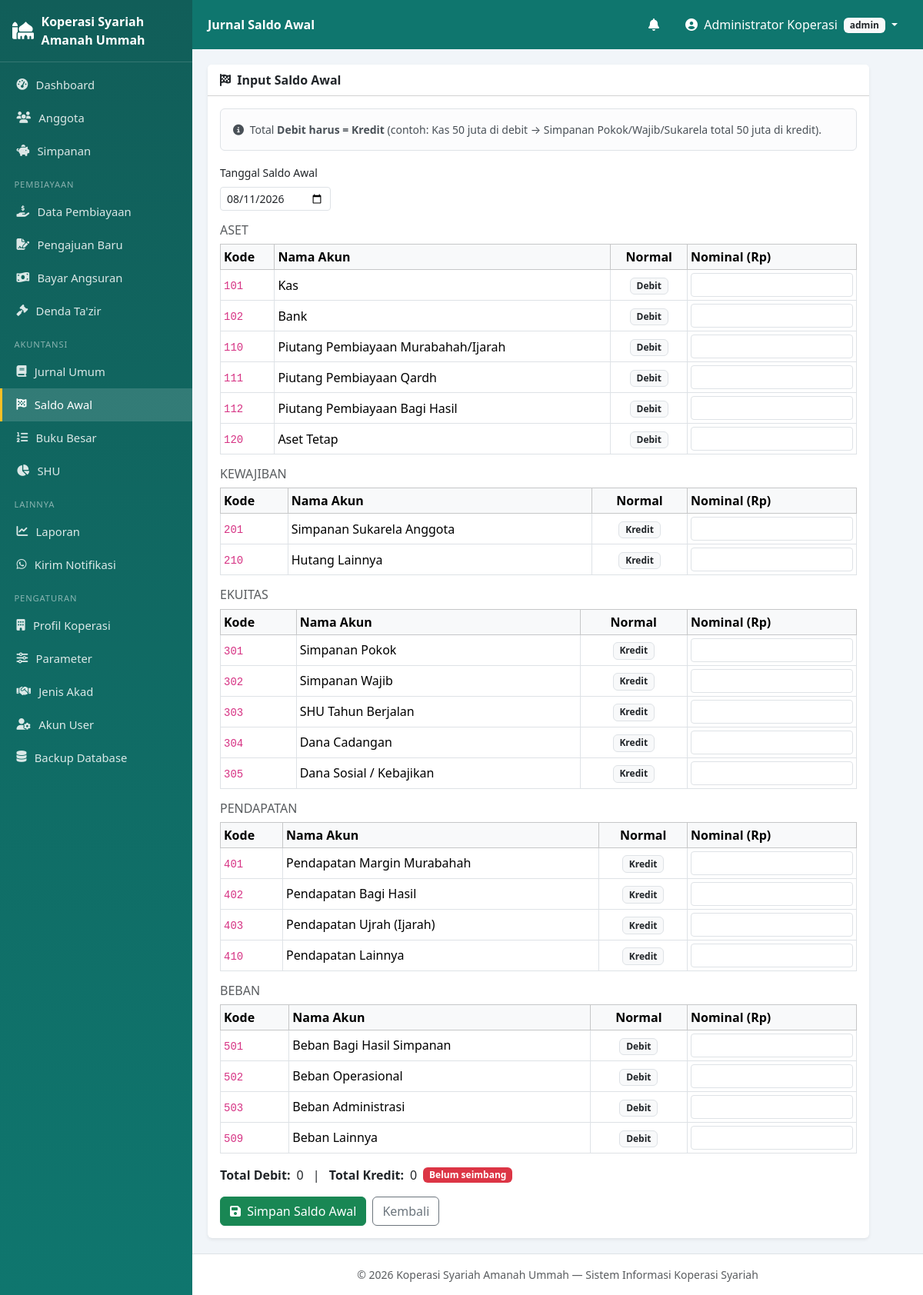
/index.php?mod=jurnal&act=saldo_awal (signed in), run on the app's committed database.
### tables this page shows
CREATE TABLE profil_koperasi (
    id            INT PRIMARY KEY DEFAULT 1,
    nama_koperasi VARCHAR(150) NOT NULL,
    alamat        TEXT,
    no_telp       VARCHAR(30),
    email         VARCHAR(100),
    nama_ketua    VARCHAR(100),
    slogan        VARCHAR(150)
);

CREATE TABLE akun (
    id_akun      INT AUTO_INCREMENT PRIMARY KEY,
    kode_akun    VARCHAR(10) NOT NULL UNIQUE,
    nama_akun    VARCHAR(100) NOT NULL,
    tipe         ENUM('aset','kewajiban','ekuitas','pendapatan','beban') NOT NULL,
    saldo_normal ENUM('debit','kredit') NOT NULL
);

### config/database.php (called while the page is built, shortened)
<?php
class Database
{
    private static $instance = null;
    private function __construct()
    {
        try {
            $this->pdo = new PDO(
                'mysql:host=' . DB_HOST . ';dbname=' . DB_NAME . ';charset=utf8mb4',
                DB_USER, DB_PASS,
                [
                    PDO::ATTR_ERRMODE            => PDO::ERRMODE_EXCEPTION,
                    PDO::ATTR_DEFAULT_FETCH_MODE => PDO::FETCH_ASSOC,
                    PDO::ATTR_EMULATE_PREPARES   => false,
                ]
            );
        } catch (PDOException $e) {
            die('Koneksi database gagal: ' . $e->getMessage());
        }
    }
    public static function getInstance(): PDO
    {
        if (self::$instance === null) self::$instance = new self();
        return self::$instance->pdo;
    }
}

### models/PengaturanModel.php (called while the page is built, shortened)
<?php
require_once __DIR__ . '/../config/database.php';
class PengaturanModel
{
    private $db;
    public function __construct()
    {
        $this->db = Database::getInstance();
    }
    public function get(string $kunci, $default = null)
    {
        $st = $this->db->prepare('SELECT nilai FROM pengaturan WHERE kunci=?');
        $st->execute([$kunci]);
        $r = $st->fetch();
        return $r ? $r['nilai'] : $default;
    }
    public function profil()
    {
        return $this->db->query('SELECT * FROM profil_koperasi WHERE id=1')->fetch()
            ?: ['id' => 1, 'nama_koperasi' => 'Koperasi Syariah'];
    }
}

### models/JurnalModel.php (called while the page is built, shortened)
<?php
require_once __DIR__ . '/../config/database.php';
class JurnalModel
{
    private $db;
    public function __construct()
    {
        $this->db = Database::getInstance();
    }
    public function akunSemua(): array
    {
        return $this->db->query('SELECT * FROM akun ORDER BY kode_akun')->fetchAll();
    }
    public function saldoAwalAda(): array
    {
        $j = $this->db->query(
            "SELECT id_jurnal, tanggal FROM jurnal WHERE sumber='saldo_awal' ORDER BY id_jurnal DESC LIMIT 1"
        )->fetch();
        if (!$j) return [];
        $st = $this->db->prepare(
            'SELECT a.kode_akun, a.nama_akun, jd.posisi, jd.jumlah
             FROM jurnal_detail jd JOIN akun a ON jd.id_akun = a.id_akun
             WHERE jd.id_jurnal = ? ORDER BY a.kode_akun'
        );
        $st->execute([$j['id_jurnal']]);
        return ['tanggal' => $j['tanggal'], 'baris' => $st->fetchAll()];
    }
}

### views/jurnal/saldo_awal.php (the view, shortened to what this page needs)
<?php
require_once __DIR__ . '/../../models/JurnalModel.php';
$jm    = new JurnalModel();
$akun  = $jm->akunSemua();
$ada   = $jm->saldoAwalAda();
$nilaiLama = [];
$pageTitle = 'Jurnal Saldo Awal';
$active    = 'jurnal-saldo-awal';
include __DIR__ . '/../layout/header.php';
$grup = ['ASET'=>'aset','KEWAJIBAN'=>'kewajiban','EKUITAS'=>'ekuitas','PENDAPATAN'=>'pendapatan','BEBAN'=>'beban'];
?>
<div class="card border-0 shadow-sm" style="max-width: 860px">
  <div class="card-header bg-white"><b><i class="fas fa-flag-checkered me-1"></i> Input Saldo Awal</b></div>
  <div class="card-body">
    <div class="alert alert-light border small">
      <i class="fas fa-info-circle me-1"></i>
      Total <b>Debit harus = Kredit</b> (contoh: Kas 50 juta di debit → Simpanan Pokok/Wajib/Sukarela total 50 juta di kredit).
    </div>
    <form method="post" action="controllers/proses_jurnal.php">
      <div class="row g-2 mb-3">
        <div class="col-auto">
          <label class="form-label small">Tanggal Saldo Awal</label>
          <input type="date" name="tanggal" class="form-control form-control-sm"
                 value="<?= e($ada['tanggal'] ?? date('Y-m-d')) ?>">
        </div>
      </div>
      <?php foreach ($grup as $label => $tipe): ?>
      <h6 class="mt-3 text-muted"><?= $label ?></h6>
      <table class="table table-sm table-bordered align-middle">
        <thead class="table-light">
          <tr><th>Kode</th><th>Nama Akun</th><th class="text-center">Normal</th><th style="width:220px">Nominal (Rp)</th></tr>
        </thead>
        <tbody>
        <?php foreach ($akun as $a) if ($a['tipe']===$tipe): ?>
          <tr>
            <td><code><?= e($a['kode_akun']) ?></code></td>
            <td><?= e($a['nama_akun']) ?></td>
            <td class="text-center"><span class="badge bg-light text-dark border"><?= e(ucfirst($a['saldo_normal'])) ?></span></td>
            <td><input type="text" name="nilai[<?= e($a['kode_akun']) ?>]" class="form-control form-control-sm input-uang saldo-input"
                       data-normal="<?= e($a['saldo_normal']) ?>" inputmode="numeric"
                       value="<?= isset($nilaiLama[$a['kode_akun']]) ? number_format($nilaiLama[$a['kode_akun']],0,',','.') : '' ?>"></td>
          </tr>
        <?php endif; ?>
        </tbody>
      </table>
      <?php endforeach; ?>
      <div class="d-flex align-items-center gap-2 mb-3">
        <b>Total Debit:</b> <span id="totDr">0</span> &nbsp;|&nbsp;
        <b>Total Kredit:</b> <span id="totCr">0</span>
        <span id="stBalance" class="badge bg-danger">Belum seimbang</span>
      </div>
      <div class="d-flex gap-2">
        <button class="btn btn-success"><i class="fas fa-save me-1"></i> Simpan Saldo Awal</button>
        <a href="index.php?mod=jurnal&act=list" class="btn btn-outline-secondary">Kembali</a>
      </div>
    </form>
  </div>
</div>
<?php include __DIR__ . '/../layout/footer.php'; ?>

### views/layout/header.php (shortened to what this page needs)
<?php
require_once __DIR__ . '/../../config/database.php';
require_once __DIR__ . '/../../models/PengaturanModel.php';
$user      = $_SESSION['user'];
$pageTitle = $pageTitle ?? 'Dashboard';
$active    = $active ?? 'dashboard';
$pmModel = new PengaturanModel();
$profil  = $pmModel->profil();
$logo    = trim((string)$pmModel->get('logo', ''));
$logoAda = $logo !== '' && file_exists(__DIR__ . '/../../assets/img/' . $logo);
if (!function_exists('e')) {
    function e($s) { return htmlspecialchars((string)($s ?? ''), ENT_QUOTES, 'UTF-8'); }
}
?>
<!DOCTYPE html>
<html lang="id">
<head>
<link href="https://cdn.jsdelivr.net/npm/bootstrap@5.3.3/dist/css/bootstrap.min.css" rel="stylesheet">
<link href="https://cdnjs.cloudflare.com/ajax/libs/font-awesome/6.5.2/css/all.min.css" rel="stylesheet">
<link rel="stylesheet" href="assets/css/style.css">
</head>
<body>
<div class="wrapper">
  <aside class="sidebar" id="sidebar">
    <div class="brand">
      <?php if ($logoAda): ?>
        <img src="assets/img/<?= e($logo) ?>" alt="Logo">
      <?php else: ?>
        <i class="fas fa-mosque"></i>
      <?php endif; ?>
      <span><?= e($profil['nama_koperasi'] ?? 'KSU Syariah') ?></span>
    </div>
    <nav>
      <a href="index.php?mod=dashboard" class="<?= $active==='dashboard'?'on':'' ?>">
        <i class="fas fa-tachometer-alt"></i> Dashboard</a>
      <a href="index.php?mod=anggota&act=list" class="<?= $active==='anggota'?'on':'' ?>">
        <i class="fas fa-users"></i> Anggota</a>
      <a href="index.php?mod=simpanan&act=list" class="<?= $active==='simpanan'?'on':'' ?>">
        <i class="fas fa-piggy-bank"></i> Simpanan</a>
      <div class="menu-label">Pembiayaan</div>
      <a href="index.php?mod=pembiayaan&act=list" class="<?= $active==='pembiayaan'?'on':'' ?>">
        <i class="fas fa-hand-holding-usd"></i> Data Pembiayaan</a>
      <a href="index.php?mod=pembiayaan&act=pengajuan" class="<?= $active==='pembiayaan-pengajuan'?'on':'' ?>">
        <i class="fas fa-file-signature"></i> Pengajuan Baru</a>
      <a href="index.php?mod=pembiayaan&act=angsuran" class="<?= $active==='pembiayaan-angsuran'?'on':'' ?>">
        <i class="fas fa-money-bill-wave"></i> Bayar Angsuran</a>
      <a href="index.php?mod=denda&act=list" class="<?= $active==='denda'?'on':'' ?>">
        <i class="fas fa-gavel"></i> Denda Ta'zir</a>
      <div class="menu-label">Akuntansi</div>
      <a href="index.php?mod=jurnal&act=list" class="<?= $active==='jurnal'?'on':'' ?>">
        <i class="fas fa-book"></i> Jurnal Umum</a>
      <a href="index.php?mod=jurnal&act=saldo_awal" class="<?= $active==='jurnal-saldo-awal'?'on':'' ?>">
        <i class="fas fa-flag-checkered"></i> Saldo Awal</a>
      <a href="index.php?mod=jurnal&act=buku_besar" class="<?= $active==='jurnal-buku-besar'?'on':'' ?>">
        <i class="fas fa-list-ol"></i> Buku Besar</a>
      <a href="index.php?mod=shu&act=list" class="<?= $active==='shu'?'on':'' ?>">
        <i class="fas fa-chart-pie"></i> SHU</a>
      <div class="menu-label">Lainnya</div>
      <a href="index.php?mod=laporan" class="<?= $active==='laporan'?'on':'' ?>">
        <i class="fas fa-chart-line"></i> Laporan</a>
      <a href="index.php?mod=notifikasi&act=kirim" class="<?= $active==='notifikasi-kirim'?'on':'' ?>">
        <i class="fab fa-whatsapp"></i> Kirim Notifikasi</a>
      <?php if ($user['level'] === 'admin'): ?>
      <div class="menu-label">Pengaturan</div>
      <a href="index.php?mod=pengaturan&act=profil" class="<?= $active==='pengaturan-profil'?'on':'' ?>">
        <i class="fas fa-building"></i> Profil Koperasi</a>
      <a href="index.php?mod=pengaturan&act=parameter" class="<?= $active==='pengaturan-parameter'?'on':'' ?>">
        <i class="fas fa-sliders-h"></i> Parameter</a>
      <a href="index.php?mod=pengaturan&act=jenis_akad" class="<?= $active==='pengaturan-akad'?'on':'' ?>">
        <i class="fas fa-handshake"></i> Jenis Akad</a>
      <a href="index.php?mod=pengaturan&act=akun_user" class="<?= $active==='pengaturan-user'?'on':'' ?>">
        <i class="fas fa-user-cog"></i> Akun User</a>
      <a href="index.php?mod=pengaturan&act=backup" class="<?= $active==='pengaturan-backup'?'on':'' ?>">
        <i class="fas fa-database"></i> Backup Database</a>
      <?php endif; ?>
    </nav>
  </aside>
  <div class="main">
    <nav class="topbar">
      <div class="topbar-title"><?= e($pageTitle) ?></div>
      <div class="dropdown ms-auto me-2">
        <button class="btn btn-link text-white position-relative" data-bs-toggle="dropdown">
          <i class="fas fa-bell"></i>
        </button>
      </div>
      <div class="dropdown">
        <button class="btn btn-link text-white dropdown-toggle text-decoration-none" data-bs-toggle="dropdown">
          <i class="fas fa-user-circle me-1"></i> <?= e($user['nama_lengkap']) ?>
          <span class="badge bg-light text-dark ms-1"><?= e($user['level']) ?></span>
        </button>
      </div>
    </nav>
    <main class="content">

### views/layout/footer.php (shortened to what this page needs)
    </main>
    <footer class="text-center small text-muted py-3 border-top bg-white">
      &copy; <?= date('Y') ?> <?= e($profil['nama_koperasi'] ?? 'Koperasi Syariah') ?>
      — Sistem Informasi Koperasi Syariah
    </footer>
  </div>
</div>
</body>
</html>

### assets/css/style.css (style rules this page uses)
:root { --primary: #0f766e; --primary-2: #115e59; --sidebar-w: 250px; }
body { background: #f1f5f9; font-family: system-ui, -apple-system, "Segoe UI", Roboto, sans-serif; }
.wrapper { display: flex; min-height: 100vh; }
.main { flex: 1; margin-left: var(--sidebar-w); display: flex; flex-direction: column; min-width: 0; }
.content { padding: 1.25rem; flex: 1; }
.sidebar { width: var(--sidebar-w); background: linear-gradient(180deg, var(--primary-2), var(--primary)); color: #fff; position: fixed; top: 0; bottom: 0; left: 0; overflow-y: auto; z-index: 1040; }
.sidebar .brand { display: flex; align-items: center; gap: .6rem; padding: 1rem; font-weight: 700; border-bottom: 1px solid rgba(255,255,255,.15); min-height: 64px; }
.sidebar .brand i { font-size: 1.4rem; }
.sidebar nav { padding: .5rem 0 2rem; }
.sidebar nav a { display: flex; align-items: center; gap: .65rem; padding: .65rem 1.15rem; color: rgba(255,255,255,.85); text-decoration: none; font-size: .925rem; border-left: 3px solid transparent; }
.sidebar nav a.on { background: rgba(255,255,255,.14); border-left-color: #fbbf24; color: #fff; }
.sidebar .menu-label { padding: .9rem 1.15rem .3rem; font-size: .7rem; text-transform: uppercase; letter-spacing: .08em; color: rgba(255,255,255,.5); }
.topbar { background: var(--primary); min-height: 64px; display: flex; align-items: center; padding: 0 1.25rem; position: sticky; top: 0; z-index: 1030; }
.topbar-title { color: #fff; font-weight: 600; }
.topbar .btn-link { text-decoration: none; }
.table thead th { white-space: nowrap; }

### data on the page
profil_koperasi: nama_koperasi "Koperasi Syariah Amanah Ummah"
akun: kode_akun "101", nama_akun "Kas", saldo_normal "Debit"
akun: kode_akun "102", nama_akun "Bank", saldo_normal "Debit"
akun: kode_akun "110", nama_akun "Piutang Pembiayaan Murabahah/Ijarah", saldo_normal "Debit"
akun: kode_akun "111", nama_akun "Piutang Pembiayaan Qardh", saldo_normal "Debit"
akun: kode_akun "112", nama_akun "Piutang Pembiayaan Bagi Hasil", saldo_normal "Debit"
akun: kode_akun "120", nama_akun "Aset Tetap", saldo_normal "Debit"
akun: kode_akun "201", nama_akun "Simpanan Sukarela Anggota", saldo_normal "Kredit"
akun: kode_akun "210", nama_akun "Hutang Lainnya", saldo_normal "Kredit"
akun: kode_akun "301", nama_akun "Simpanan Pokok", saldo_normal "Kredit"
akun: kode_akun "302", nama_akun "Simpanan Wajib", saldo_normal "Kredit"
akun: kode_akun "303", nama_akun "SHU Tahun Berjalan", saldo_normal "Kredit"
akun: kode_akun "304", nama_akun "Dana Cadangan", saldo_normal "Kredit"
akun: kode_akun "305", nama_akun "Dana Sosial / Kebajikan", saldo_normal "Kredit"
akun: kode_akun "401", nama_akun "Pendapatan Margin Murabahah", saldo_normal "Kredit"
akun: kode_akun "402", nama_akun "Pendapatan Bagi Hasil", saldo_normal "Kredit"
akun: kode_akun "403", nama_akun "Pendapatan Ujrah (Ijarah)", saldo_normal "Kredit"
akun: kode_akun "410", nama_akun "Pendapatan Lainnya", saldo_normal "Kredit"
akun: kode_akun "501", nama_akun "Beban Bagi Hasil Simpanan", saldo_normal "Debit"
akun: kode_akun "502", nama_akun "Beban Operasional", saldo_normal "Debit"
akun: kode_akun "503", nama_akun "Beban Administrasi", saldo_normal "Debit"
akun: kode_akun "509", nama_akun "Beban Lainnya", saldo_normal "Debit"

### other printed values
$pageTitle "Jurnal Saldo Awal"
$user['nama_lengkap'] "Administrator Koperasi"
$user['level'] "admin"
$label "ASET"
$label "KEWAJIBAN"
$label "EKUITAS"
$label "PENDAPATAN"
$label "BEBAN"
